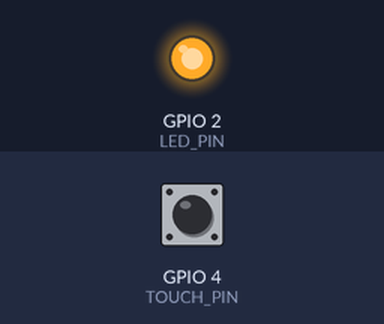
The sketch below on a simulated ESP32. Shown: output pins drawn as LEDs (lit = HIGH). The test bench sets the inputs (shaded band); at power-on: GPIO 4 (TOUCH_PIN) HIGH.

Above: at 0.1 s.
Timing chart, 0 to 1.6 s (numbered marks = the images above):
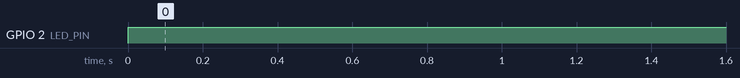

Measured:
- by itself, GPIO 2 (LED_PIN): LOW → HIGH at 0.00 s

The sketch:

touch.ino
```cpp
#define TOUCH_PIN 4
#define LED_PIN   2
#define THRESHOLD 500

// 1. 布尔型状态变量 (bool ledState)
bool ledState = false;
// 记录上一次的触摸状态，用于边缘检测
bool lastTouch = false;

void setup() {
  Serial.begin(115200);
  pinMode(LED_PIN, OUTPUT);
  digitalWrite(LED_PIN, ledState); // 初始化LED状态
}

void loop() {
  // 读取原始触摸值
  int touchValue = touchRead(TOUCH_PIN);
  // 将原始值转换为逻辑状态：小于阈值视为被触摸
  bool currentTouch = (touchValue < THRESHOLD);

  // 2. 边缘检测逻辑：判断“上一次未触摸，当前被触摸的瞬间”
  //    currentTouch && !lastTouch 表示状态从 LOW -> HIGH 的瞬间
  if (currentTouch && !lastTouch) {
    // 3. 翻转LED状态，实现自锁
    ledState = !ledState;
    digitalWrite(LED_PIN, ledState);

    // 4. 软件防抖逻辑：利用延时屏蔽抖动
    //    确保一次触摸只触发一次切换
    delay(200);
  }

  // 更新上一次状态为当前状态，为下一次循环做准备
  lastTouch = currentTouch;

  // 轻微延时，稳定系统运行
  delay(50);
}
```
